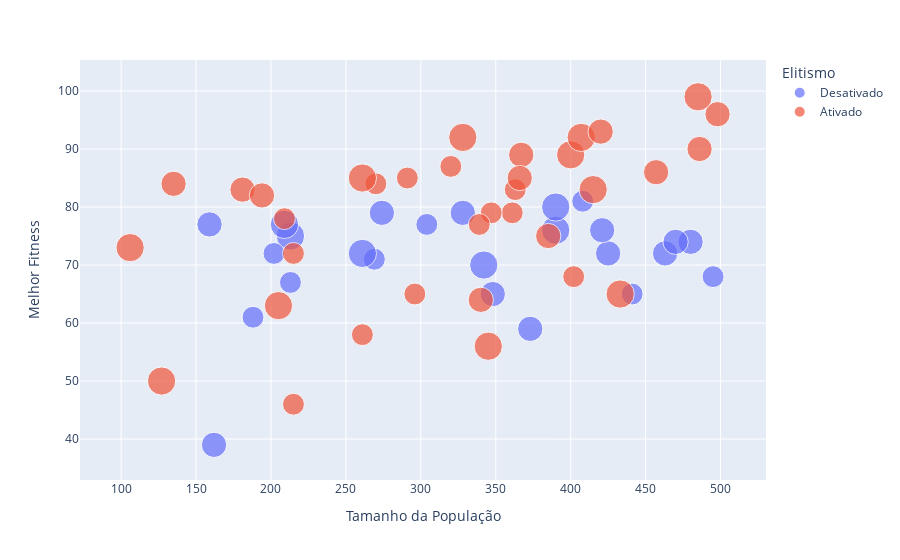

The cell this chart's notebook holds for it:
### Code cell
import plotly.express as px

# Ensure 'df' is defined before this point

fig = px.scatter(
    df,
    x='Tamanho da População',
    y='Melhor Fitness',
    color='Elitismo',
    size='Taxa de Crossover',
    hover_data=['Taxa de Mutação']
)
fig.show()

### Figure 1 — Plotly figure (JSON) as saved in the notebook; plotly's stock layout.template omitted (floating-point values rounded to 4 significant figures)
{"data": [{"customdata": [[0.001], [0.01], [0.01], [0.001], [0.001], [0.001], [0.001], [0.001], [0.01], [0.01], [0.01], [0.001], [0.01], [0.01], [0.001], [0.01], [0.001], [0.01], [0.01], [0.01], [0.01], [0.01], [0.001], [0.001], [0.01]], "hovertemplate": "Elitismo=Desativado<br>Tamanho da População=%{x}<br>Melhor Fitness=%{y}<br>Taxa de Crossover=%{marker.size}<br>Taxa de Mutação=%{customdata[0]}<extra></extra>", "legendgroup": "Desativado", "marker": {"color": "#636efa", "size": [0.8, 1, 1, 0.6, 0.8, 0.8, 1, 0.8, 0.6, 0.6, 0.6, 0.6, 0.6, 0.8, 0.8, 0.6, 0.6, 1, 0.8, 0.8, 0.8, 0.8, 0.8, 1, 1], "sizemode": "area", "sizeref": 0.0025, "symbol": "circle"}, "mode": "markers", "name": "Desativado", "orientation": "v", "showlegend": true, "type": "scatter", "x": [373, 213, 390, 408, 328, 162, 342, 463, 202, 304, 188, 495, 213, 159, 425, 269, 441, 209, 480, 421, 274, 470, 348, 261, 390], "xaxis": "x", "y": [59, 75, 76, 81, 79, 39, 70, 72, 72, 77, 61, 68, 67, 77, 72, 71, 65, 77, 74, 76, 79, 74, 65, 72, 80], "yaxis": "y"}, {"customdata": [[0.01], [0.001], [0.001], [0.001], [0.01], [0.001], [0.001], [0.01], [0.01], [0.001], [0.001], [0.001], [0.01], [0.001], [0.01], [0.01], [0.001], [0.01], [0.001], [0.01], [0.01], [0.01], [0.01], [0.001], [0.01], [0.001], [0.001], [0.001], [0.001], [0.001], [0.01], [0.01], [0.01], [0.01], [0.01]], "hovertemplate": "Elitismo=Ativado<br>Tamanho da População=%{x}<br>Melhor Fitness=%{y}<br>Taxa de Crossover=%{marker.size}<br>Taxa de Mutação=%{customdata[0]}<extra></extra>", "legendgroup": "Ativado", "marker": {"color": "#EF553B", "size": [0.6, 0.8, 1, 0.6, 1, 0.8, 1, 0.8, 1, 0.8, 1, 0.6, 1, 0.6, 0.8, 0.6, 1, 0.6, 1, 0.8, 0.6, 0.6, 0.8, 0.6, 0.8, 0.6, 0.8, 1, 0.6, 1, 0.6, 0.6, 1, 0.8, 0.8], "sizemode": "area", "sizeref": 0.0025, "symbol": "circle"}, "mode": "markers", "name": "Ativado", "orientation": "v", "showlegend": true, "type": "scatter", "x": [363, 385, 205, 215, 400, 457, 328, 181, 407, 486, 345, 402, 106, 261, 367, 215, 127, 209, 415, 420, 361, 270, 194, 347, 498, 339, 340, 261, 296, 433, 320, 291, 485, 135, 366], "xaxis": "x", "y": [83, 75, 63, 46, 89, 86, 92, 83, 92, 90, 56, 68, 73, 58, 89, 72, 50, 78, 83, 93, 79, 84, 82, 79, 96, 77, 64, 85, 65, 65, 87, 85, 99, 84, 85], "yaxis": "y"}], "layout": {"legend": {"itemsizing": "constant", "title": {"text": "Elitismo"}, "tracegroupgap": 0}, "margin": {"t": 60}, "xaxis": {"anchor": "y", "domain": [0, 1], "title": {"text": "Tamanho da População"}}, "yaxis": {"anchor": "x", "domain": [0, 1], "title": {"text": "Melhor Fitness"}}}}
